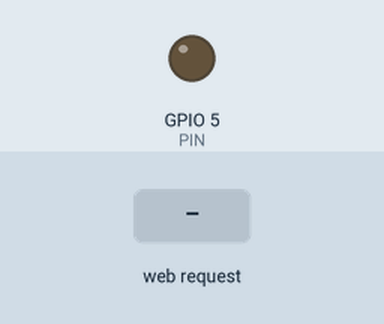
This sketch was run on a simulated ESP32. On the bench: output pins drawn as LEDs (lit = HIGH). The test bench sets the inputs (shaded band). WiFi joins after 1.5 s; servers stay silent unless stated; what the sketch prints to the serial monitor is not drawn.

Above: at 2.7 s.
2.8 s: HTTP request GET /H received
At 3.8 s:
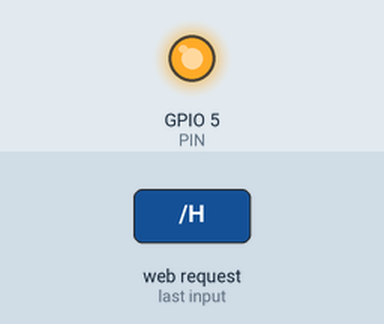
4.3 s: HTTP request GET /L received
At 4.9 s:
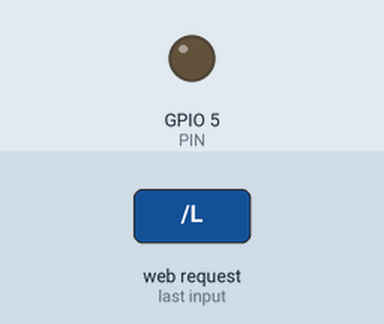
Timing chart, 0 to 7.3 s (numbered marks = the images above; inputs shaded):
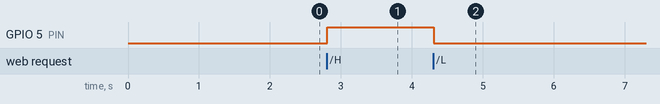

Measured:
- after the input at 2.8 s, GPIO 5 (PIN): LOW → HIGH at once
- after the input at 4.3 s, GPIO 5 (PIN): HIGH → LOW at once

The sketch:

WiFi_Server.ino
```cpp
#include <WiFi.h>

#define PIN 5

const char* ssid     = "WIFI-NAME";
const char* password = "PASSWORD";

WiFiServer server(80);

void setup()
{
  Serial.begin(115200);
  pinMode(PIN, OUTPUT);

  delay(10);

  Serial.println();
  Serial.println();
  Serial.print("Connecting to ");
  Serial.println(ssid);

  WiFi.begin(ssid, password);

  while (WiFi.status() != WL_CONNECTED) {
    delay(500);
    Serial.print(".");
  }

  Serial.println("");
  Serial.println("WiFi connected.");
  Serial.println("IP address: ");
  Serial.println(WiFi.localIP());

  server.begin();
}

int value = 0;

void loop() {
  WiFiClient client = server.available();

  if (client) {
    Serial.println("New Client.");
    String currentLine = "";
    while (client.connected()) {
      if (client.available()) {
        char c = client.read();
        Serial.write(c);
        if (c == '\n') {
          if (currentLine.length() == 0) {
            client.println("HTTP/1.1 200 OK");
            client.println("Content-type:text/html");
            client.println();
            client.print("<h1> Hello from the ESP32! </h1>");
            client.print("Click <a href=\"/H\">here</a> to turn the LED on pin 5 on.<br>");
            client.print("Click <a href=\"/L\">here</a> to turn the LED on pin 5 off.<br>");
            client.println();
            break;
          } else {
            currentLine = "";
          }
        } else if (c != '\r') {
          currentLine += c;
        }
        handleRequests(currentLine);
      }
    }
    client.stop();
    Serial.println("Client Disconnected.");
  }
}

void handleRequests(String currentLine) {
  //  Check which request was send
  if (currentLine.endsWith("GET /H")) {
    Serial.print("H Request was sent. PIN on High.");
    digitalWrite(PIN, HIGH);
  }
  else if (currentLine.endsWith("GET /L")) {
    Serial.print("L Request was sent. PIN on Low.");
    digitalWrite(PIN, LOW);
  } else {
    Serial.print("Invalid request..");
    return;
  }
}
```
